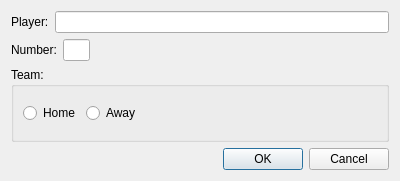
<?xml version="1.0" encoding="UTF-8"?>
<ui version="4.0">
 <class>PlayerDialog</class>
 <widget class="QDialog" name="PlayerDialog">
  <property name="geometry">
   <rect>
    <x>0</x>
    <y>0</y>
    <width>400</width>
    <height>181</height>
   </rect>
  </property>
  <property name="sizePolicy">
   <sizepolicy hsizetype="Fixed" vsizetype="Fixed">
    <horstretch>0</horstretch>
    <verstretch>0</verstretch>
   </sizepolicy>
  </property>
  <property name="windowTitle">
   <string>Dialog</string>
  </property>
  <layout class="QVBoxLayout" name="verticalLayout_2">
   <item>
    <layout class="QVBoxLayout" name="verticalLayout">
     <item>
      <layout class="QHBoxLayout" name="horizontalLayout">
       <item>
        <widget class="QLabel" name="label">
         <property name="sizePolicy">
          <sizepolicy hsizetype="Fixed" vsizetype="Fixed">
           <horstretch>0</horstretch>
           <verstretch>0</verstretch>
          </sizepolicy>
         </property>
         <property name="text">
          <string>Player:</string>
         </property>
        </widget>
       </item>
       <item>
        <widget class="QLineEdit" name="lineEdit"/>
       </item>
      </layout>
     </item>
     <item>
      <layout class="QHBoxLayout" name="horizontalLayout_2">
       <item>
        <widget class="QLabel" name="label_2">
         <property name="sizePolicy">
          <sizepolicy hsizetype="Fixed" vsizetype="Fixed">
           <horstretch>0</horstretch>
           <verstretch>0</verstretch>
          </sizepolicy>
         </property>
         <property name="text">
          <string>Number:</string>
         </property>
        </widget>
       </item>
       <item>
        <widget class="QLineEdit" name="lineEdit_2">
         <property name="maximumSize">
          <size>
           <width>27</width>
           <height>16777215</height>
          </size>
         </property>
         <property name="text">
          <string/>
         </property>
        </widget>
       </item>
       <item>
        <spacer name="horizontalSpacer_2">
         <property name="orientation">
          <enum>Qt::Horizontal</enum>
         </property>
         <property name="sizeHint" stdset="0">
          <size>
           <width>40</width>
           <height>20</height>
          </size>
         </property>
        </spacer>
       </item>
      </layout>
     </item>
    </layout>
   </item>
   <item>
    <widget class="QGroupBox" name="groupBox">
     <property name="title">
      <string>Team:</string>
     </property>
     <layout class="QHBoxLayout" name="horizontalLayout_3">
      <item>
       <widget class="QRadioButton" name="radioButton">
        <property name="text">
         <string>Home</string>
        </property>
       </widget>
      </item>
      <item>
       <widget class="QRadioButton" name="radioButton_2">
        <property name="text">
         <string>Away</string>
        </property>
       </widget>
      </item>
      <item>
       <spacer name="horizontalSpacer">
        <property name="orientation">
         <enum>Qt::Horizontal</enum>
        </property>
        <property name="sizeHint" stdset="0">
         <size>
          <width>40</width>
          <height>20</height>
         </size>
        </property>
       </spacer>
      </item>
     </layout>
    </widget>
   </item>
   <item>
    <widget class="QDialogButtonBox" name="buttonBox">
     <property name="orientation">
      <enum>Qt::Horizontal</enum>
     </property>
     <property name="standardButtons">
      <set>QDialogButtonBox::Cancel|QDialogButtonBox::Ok</set>
     </property>
    </widget>
   </item>
  </layout>
 </widget>
 <resources/>
 <connections>
  <connection>
   <sender>buttonBox</sender>
   <signal>rejected()</signal>
   <receiver>PlayerDialog</receiver>
   <slot>reject()</slot>
   <hints>
    <hint type="sourcelabel">
     <x>316</x>
     <y>260</y>
    </hint>
    <hint type="destinationlabel">
     <x>286</x>
     <y>274</y>
    </hint>
   </hints>
  </connection>
 </connections>
</ui>
